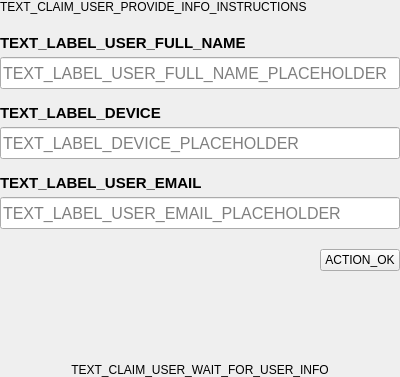
<?xml version="1.0" encoding="UTF-8"?>
<ui version="4.0">
 <class>ClaimUserProvideInfoWidget</class>
 <widget class="QWidget" name="ClaimUserProvideInfoWidget">
  <property name="geometry">
   <rect>
    <x>0</x>
    <y>0</y>
    <width>400</width>
    <height>377</height>
   </rect>
  </property>
  <property name="windowTitle">
   <string>Form</string>
  </property>
  <layout class="QVBoxLayout" name="verticalLayout">
   <property name="spacing">
    <number>20</number>
   </property>
   <property name="leftMargin">
    <number>0</number>
   </property>
   <property name="topMargin">
    <number>0</number>
   </property>
   <property name="rightMargin">
    <number>0</number>
   </property>
   <property name="bottomMargin">
    <number>0</number>
   </property>
   <item>
    <widget class="QLabel" name="label_4">
     <property name="text">
      <string>TEXT_CLAIM_USER_PROVIDE_INFO_INSTRUCTIONS</string>
     </property>
    </widget>
   </item>
   <item>
    <widget class="QWidget" name="widget_info" native="true">
     <layout class="QVBoxLayout" name="verticalLayout_2">
      <property name="spacing">
       <number>15</number>
      </property>
      <property name="leftMargin">
       <number>0</number>
      </property>
      <property name="topMargin">
       <number>0</number>
      </property>
      <property name="rightMargin">
       <number>0</number>
      </property>
      <property name="bottomMargin">
       <number>0</number>
      </property>
      <item>
       <layout class="QVBoxLayout" name="verticalLayout_7">
        <property name="spacing">
         <number>5</number>
        </property>
        <item>
         <widget class="QLabel" name="label_user_full_name">
          <property name="font">
           <font>
            <pointsize>11</pointsize>
            <weight>75</weight>
            <bold>true</bold>
           </font>
          </property>
          <property name="text">
           <string>TEXT_LABEL_USER_FULL_NAME</string>
          </property>
          <property name="alignment">
           <set>Qt::AlignLeading|Qt::AlignLeft|Qt::AlignVCenter</set>
          </property>
         </widget>
        </item>
        <item>
         <widget class="ValidatedLineEdit" name="line_edit_user_full_name">
          <property name="minimumSize">
           <size>
            <width>0</width>
            <height>32</height>
           </size>
          </property>
          <property name="font">
           <font>
            <pointsize>12</pointsize>
           </font>
          </property>
          <property name="placeholderText">
           <string>TEXT_LABEL_USER_FULL_NAME_PLACEHOLDER</string>
          </property>
         </widget>
        </item>
       </layout>
      </item>
      <item>
       <layout class="QVBoxLayout" name="verticalLayout_8">
        <property name="spacing">
         <number>5</number>
        </property>
        <item>
         <widget class="QLabel" name="label_device">
          <property name="font">
           <font>
            <pointsize>11</pointsize>
            <weight>75</weight>
            <bold>true</bold>
           </font>
          </property>
          <property name="text">
           <string>TEXT_LABEL_DEVICE</string>
          </property>
          <property name="alignment">
           <set>Qt::AlignLeading|Qt::AlignLeft|Qt::AlignVCenter</set>
          </property>
         </widget>
        </item>
        <item>
         <widget class="ValidatedLineEdit" name="line_edit_device">
          <property name="minimumSize">
           <size>
            <width>0</width>
            <height>32</height>
           </size>
          </property>
          <property name="font">
           <font>
            <pointsize>12</pointsize>
           </font>
          </property>
          <property name="text">
           <string/>
          </property>
          <property name="placeholderText">
           <string>TEXT_LABEL_DEVICE_PLACEHOLDER</string>
          </property>
         </widget>
        </item>
       </layout>
      </item>
      <item>
       <layout class="QVBoxLayout" name="verticalLayout_9">
        <property name="spacing">
         <number>5</number>
        </property>
        <item>
         <widget class="QLabel" name="label_user_email">
          <property name="font">
           <font>
            <pointsize>11</pointsize>
            <weight>75</weight>
            <bold>true</bold>
           </font>
          </property>
          <property name="text">
           <string>TEXT_LABEL_USER_EMAIL</string>
          </property>
          <property name="alignment">
           <set>Qt::AlignLeading|Qt::AlignLeft|Qt::AlignVCenter</set>
          </property>
         </widget>
        </item>
        <item>
         <widget class="ValidatedLineEdit" name="line_edit_user_email">
          <property name="enabled">
           <bool>true</bool>
          </property>
          <property name="minimumSize">
           <size>
            <width>0</width>
            <height>32</height>
           </size>
          </property>
          <property name="font">
           <font>
            <pointsize>12</pointsize>
           </font>
          </property>
          <property name="readOnly">
           <bool>true</bool>
          </property>
          <property name="placeholderText">
           <string>TEXT_LABEL_USER_EMAIL_PLACEHOLDER</string>
          </property>
         </widget>
        </item>
       </layout>
      </item>
     </layout>
    </widget>
   </item>
   <item>
    <layout class="QHBoxLayout" name="horizontalLayout_3">
     <item>
      <spacer name="horizontalSpacer">
       <property name="orientation">
        <enum>Qt::Horizontal</enum>
       </property>
       <property name="sizeHint" stdset="0">
        <size>
         <width>40</width>
         <height>20</height>
        </size>
       </property>
      </spacer>
     </item>
     <item>
      <widget class="QPushButton" name="button_ok">
       <property name="cursor">
        <cursorShape>PointingHandCursor</cursorShape>
       </property>
       <property name="text">
        <string>ACTION_OK</string>
       </property>
      </widget>
     </item>
    </layout>
   </item>
   <item>
    <spacer name="verticalSpacer">
     <property name="orientation">
      <enum>Qt::Vertical</enum>
     </property>
     <property name="sizeHint" stdset="0">
      <size>
       <width>20</width>
       <height>10</height>
      </size>
     </property>
    </spacer>
   </item>
   <item>
    <widget class="QLabel" name="label_wait">
     <property name="text">
      <string>TEXT_CLAIM_USER_WAIT_FOR_USER_INFO</string>
     </property>
     <property name="alignment">
      <set>Qt::AlignCenter</set>
     </property>
    </widget>
   </item>
  </layout>
 </widget>
 <customwidgets>
  <customwidget>
   <class>ValidatedLineEdit</class>
   <extends>QLineEdit</extends>
   <header>parsec.core.gui.input_widgets</header>
  </customwidget>
 </customwidgets>
 <resources/>
 <connections/>
</ui>
